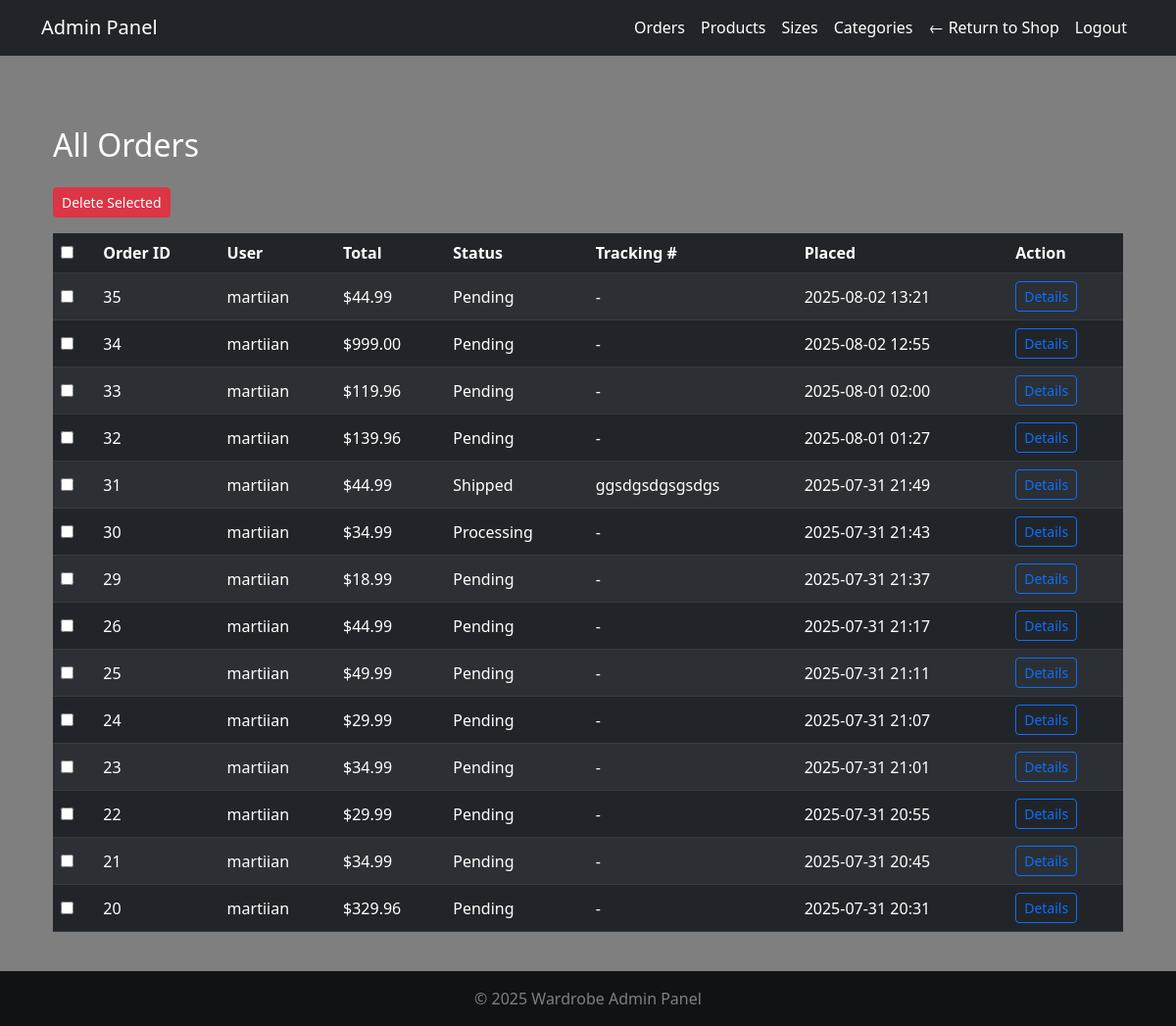
/adminpanel/orders/ (signed in), run on an earlier commit of the app's database.
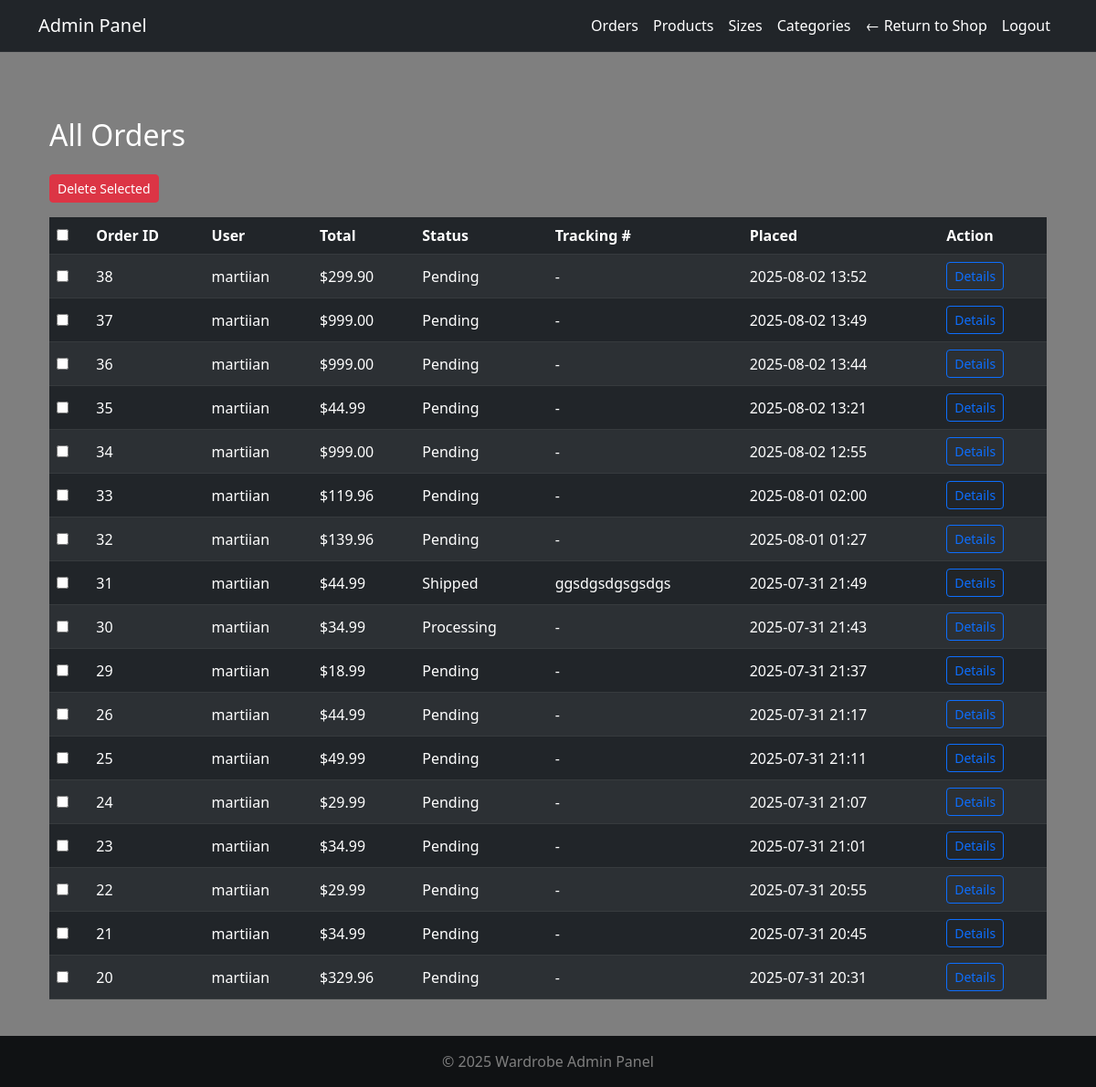
And on a later commit of the database.
### orders/models.py (models this page shows, shortened)
class Order(models.Model):
    PAYMENT_METHOD_CHOICES = [
        ('card', 'Card'),
        ('paypal', 'PayPal'),
    ]
    TRACKING_STATUS_CHOICES = [
        ('Pending', 'Pending'),
        ('Processing', 'Processing'),
        ('Shipped', 'Shipped'),
        ('Delivered', 'Delivered'),
    ]
    user = models.ForeignKey(User, on_delete=models.CASCADE, null=True, blank=True)
    full_name = models.CharField(max_length=100)
    email = models.EmailField()
    guest_token = models.CharField(max_length=64, editable=False, null=True, blank=True)
    address = models.CharField(max_length=255)
    city = models.CharField(max_length=100)
    postal_code = models.CharField(max_length=20)
    country = models.CharField(max_length=100)
    payment_method = models.CharField(
        max_length=50,
        choices=PAYMENT_METHOD_CHOICES,
        default='card',
    )
    total_price = models.DecimalField(max_digits=10, decimal_places=2)
    created_at = models.DateTimeField(auto_now_add=True)
    is_completed = models.BooleanField(default=False)
    tracking_number = models.CharField(max_length=100, blank=True, null=True)
    status = models.CharField(
        max_length=20,
        choices=TRACKING_STATUS_CHOICES,
        default='Pending'
    )

### adminpanel/views.py (the view)
# urls.py: path('orders/', views.order_list, name='admin_order_list'),
@login_required
@user_passes_test(admin_required)
def order_list(request):
    orders = Order.objects.all().order_by('-created_at')
    return render(request, 'adminpanel/order_list.html', {'orders': orders})

### adminpanel/views.py (called while the page is built)
def admin_required(user):
    return user.is_staff or user.is_superuser

### cart/cart.py (called while the page is built)
    def _load_cart_data(self):
        cart = self.session.get(settings.CART_SESSION_ID, {})
        return cart if isinstance(cart, dict) else {}

    def __len__(self):
        return sum(item.get('quantity', 0) for item in self.cart.values())

### cart/context_processors.py (called while the page is built)
def cart_context(request):
    cart = Cart(request)
    return {
        'cart': cart,
        'cart_item_count': len(cart),
    }

### wardrobeapp/context_processors.py (called while the page is built)
def stripe_public_key(request):
    return {
        'STRIPE_PUBLIC_KEY': settings.STRIPE_PUBLIC_KEY
    }

### adminpanel/templates/adminpanel/order_list.html (shortened to what this page needs)
{% extends 'adminpanel/base.html' %}
{% block content %}
<div class="container mt-5">
  <h2 class="mb-4">All Orders</h2>
  <form method="post" action="{% url 'adminpanel:admin_bulk_delete_orders' %}">
    <div class="mb-3">
      <button type="submit" class="btn btn-danger btn-sm" onclick="return confirm('Are you sure you want to delete selected orders?');">
        Delete Selected
      </button>
    </div>
    <table class="table table-striped table-dark align-middle">
      <thead>
        <tr>
          <th><input type="checkbox" id="select-all"></th>
          <th>Order ID</th>
          <th>User</th>
          <th>Total</th>
          <th>Status</th>
          <th>Tracking #</th>
          <th>Placed</th>
          <th>Action</th>
        </tr>
      </thead>
      <tbody>
        {% for order in orders %}
        <tr>
          <td><input type="checkbox" name="order_ids" value="{{ order.id }}"></td>
          <td>{{ order.id }}</td>
          <td>{{ order.user.username }}</td>
          <td>${{ order.total_price }}</td>
          <td>{{ order.status }}</td>
          <td>{{ order.tracking_number|default:"-" }}</td>
          <td>{{ order.created_at|date:"Y-m-d H:i" }}</td>
          <td>
            <a href="{% url 'adminpanel:admin_order_detail' order.id %}" class="btn btn-sm btn-outline-primary">Details</a>
          </td>
        </tr>
        {% endfor %}
      </tbody>
    </table>
  </form>
</div>
{% endblock %}

What changed in the data, as far as the page shows it:
added Order: id "38", user.username "martiian", total_price "299.90", status "Pending", tracking_number "-", created_at "2025-08-02 13:52"
added Order: id "37", user.username "martiian", total_price "999.00", status "Pending", tracking_number "-", created_at "2025-08-02 13:49"
added Order: id "36", user.username "martiian", total_price "999.00", status "Pending", tracking_number "-", created_at "2025-08-02 13:44"
